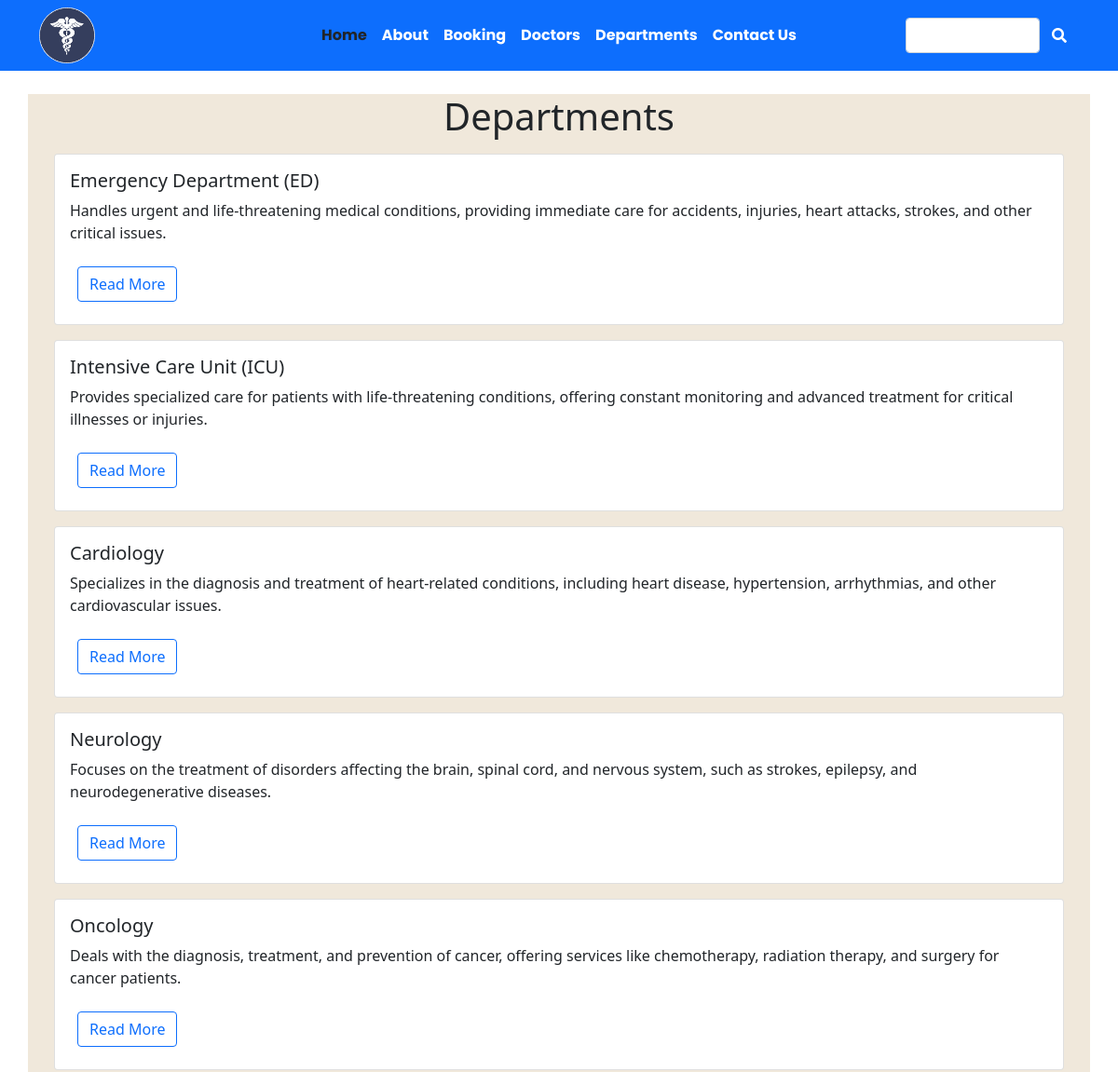
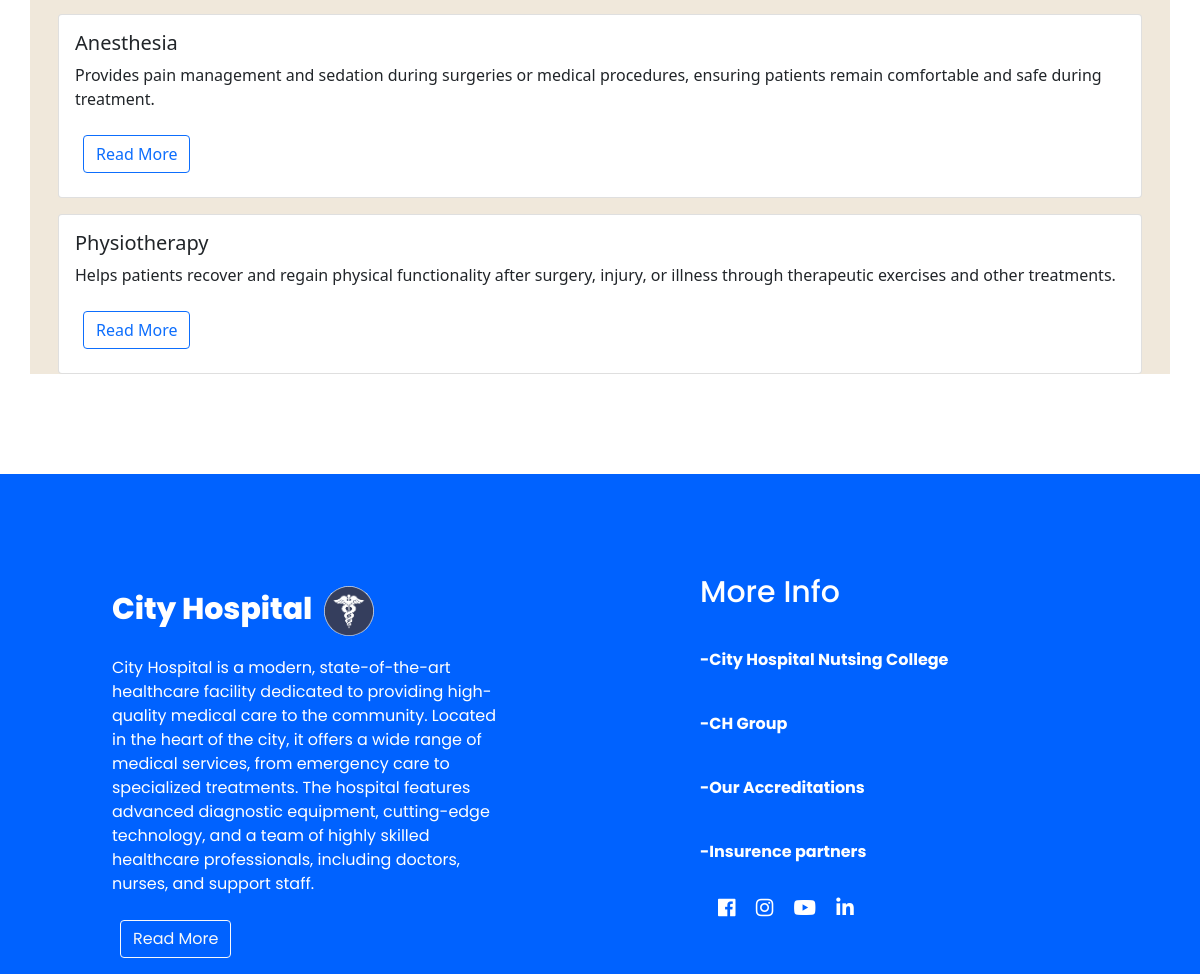
Screenshot of /department with the database file from the repository (2 pictures, top to bottom).
### app/models.py (models this page shows, shortened)
class department(models.Model):
    dep_name = models.CharField(max_length=100)
    dep_description = models.TextField()

### app/views.py (the view)
# urls.py: path('department',views.departments,name='department'),
def departments(request):
        x={
                "dept": department.objects.all()
        }
        return render(request,"department.html",x)

### Templates/department.html (shortened to what this page needs)
{% extends "home.html" %}
{% load static %}
{% block content %}
<div class="container"  style="background-color: rgba(228, 212, 188, 0.536);margin-top: 25px;">
<h1 style="text-align: center;">Departments</h1>
{% for d in dept %}
<div class="card m-3">
    <div class="card-body">
      <h5 class="card-title">{{d.dep_name}}</h5>
      <p class="card-text">{{d.dep_description}}</p>
      <button type="button" class="btn btn-outline-primary m-2">Read More</button>
    </div>
  </div>
{% endfor %}
</div>
{% endblock content %}

### rows the page displays
department: dep_name "Emergency Department (ED)", dep_description "Handles urgent and life-threatening medical conditions, providing immediate care for accidents, injuries, heart attacks, strokes, and other critical issues."
department: dep_name "Intensive Care Unit (ICU)", dep_description "Provides specialized care for patients with life-threatening conditions, offering constant monitoring and advanced treatment for critical illnesses or injuries."
department: dep_name "Cardiology", dep_description "Specializes in the diagnosis and treatment of heart-related conditions, including heart disease, hypertension, arrhythmias, and other cardiovascular issues."
department: dep_name "Neurology", dep_description "Focuses on the treatment of disorders affecting the brain, spinal cord, and nervous system, such as strokes, epilepsy, and neurodegenerative diseases."
department: dep_name "Oncology", dep_description "Deals with the diagnosis, treatment, and prevention of cancer, offering services like chemotherapy, radiation therapy, and surgery for cancer patients."
department: dep_name "Anesthesia", dep_description "Provides pain management and sedation during surgeries or medical procedures, ensuring patients remain comfortable and safe during treatment."
department: dep_name "Physiotherapy", dep_description "Helps patients recover and regain physical functionality after surgery, injury, or illness through therapeutic exercises and other treatments."
